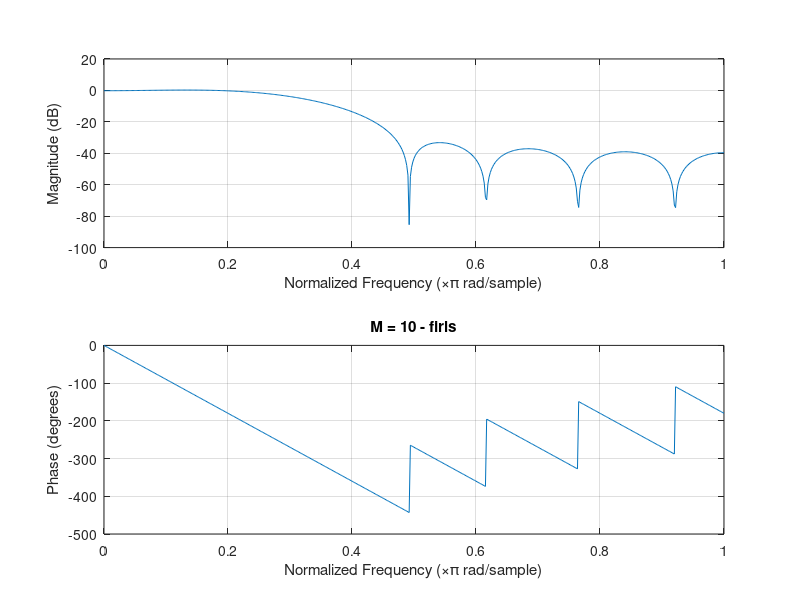
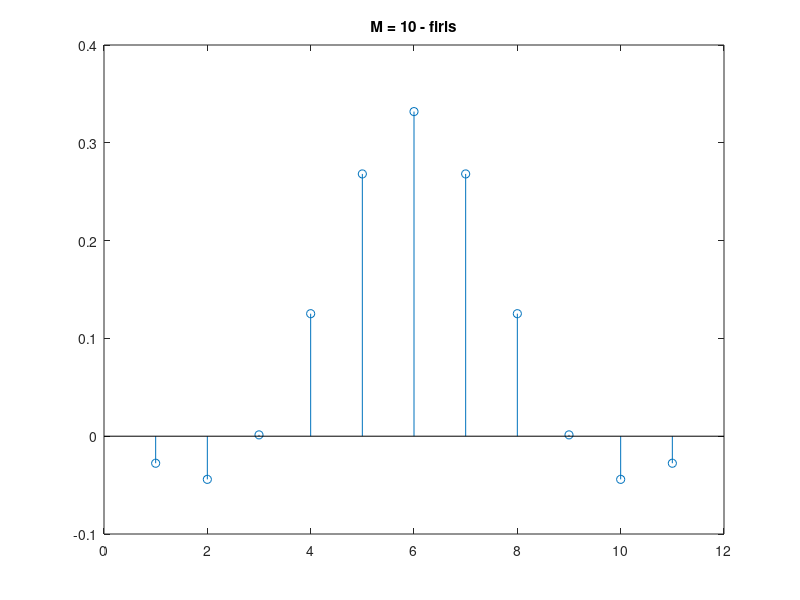
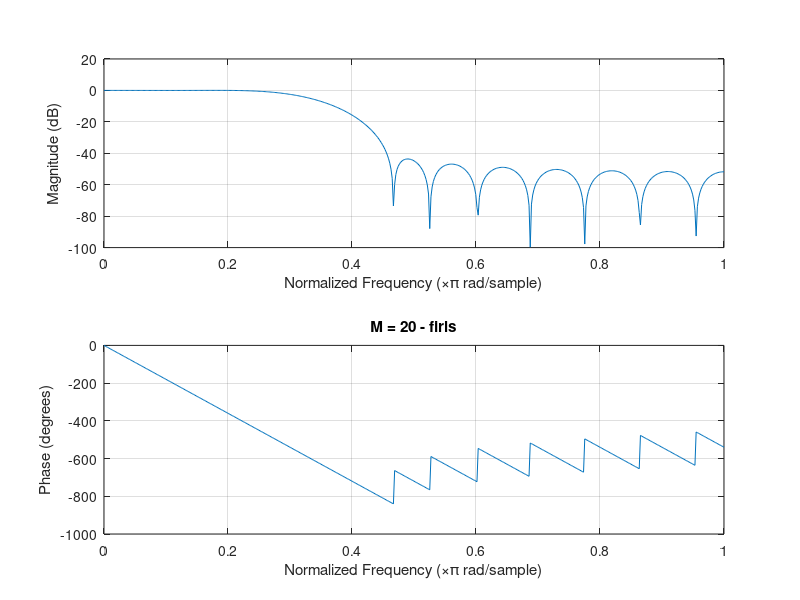
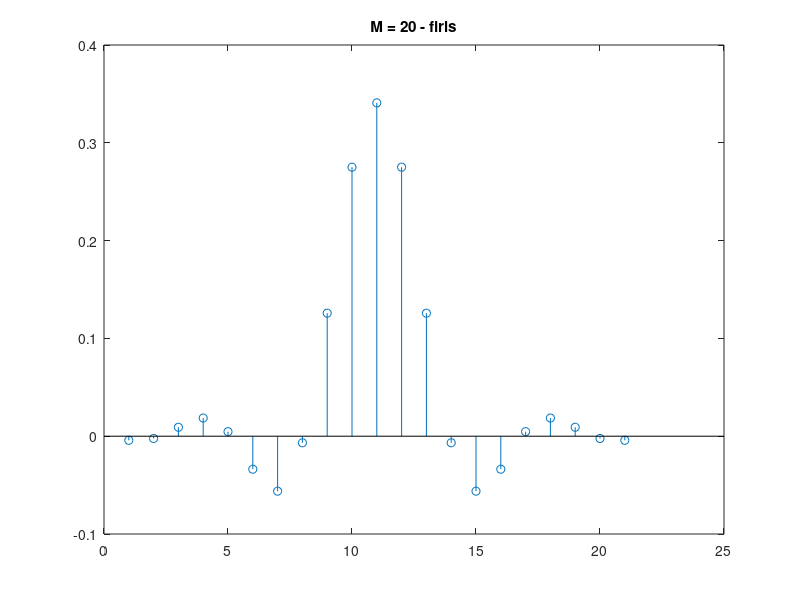

These figures' MATLAB source, in order:
clc ;
clear all ;
close all ;

omegaP = 0.22 ;
omegaS = 0.45 ;

omega = [ 0 omegaP omegaS 1 ] ;
A = [ 1 1 0 0 ] ;

% FIR optime in sens CMMP
for M = 10 : 10 : 100
    h = firls( M, omega, A ) ;
    
    figure
    freqz( h )
    str = sprintf('M = %d - firls', M ) ;
    title( str )
    
    figure
    stem( h )
    title( str ) ;
end


% Observam ca numarul de varfuri(orientate in jos) creste direct proportional cu M
% Varfurile tind sa scada in adancime(la remez raman aproximativ egale)